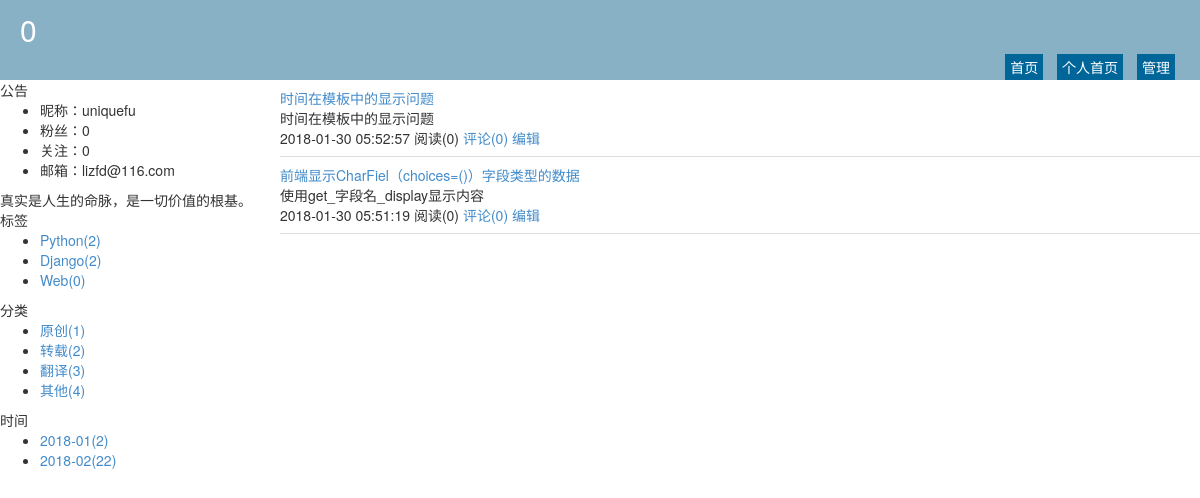
The app's page /uniquefu.html with its own data.
### lee/models.py (models this page shows)
class Blog(models.Model):
    nid = models.BigAutoField(primary_key=True)
    title = models.CharField(verbose_name='个人博客标题', max_length=64,null=True)
    site = models.CharField(verbose_name='个人博客前缀', max_length=32, unique=True,null=True)
    theme = models.CharField(verbose_name='博客主题', max_length=32,null=True)
    user = models.OneToOneField(to='UserInfo', to_field='nid')

class UserInfo(models.Model):
    nid = models.BigAutoField(primary_key=True)
    username = models.CharField(verbose_name='用户名', max_length=32, unique=True)
    password = models.CharField(verbose_name='密码', max_length=64)
    nickname = models.CharField(verbose_name='昵称', max_length=32)
    email = models.EmailField(verbose_name='邮箱', unique=True)
    create_time = models.DateTimeField(verbose_name='创建时间', auto_now_add=True)
    fans = models.ManyToManyField(verbose_name='粉丝们',
                                  to='UserInfo',
                                  through='UserFans',
                                  related_name='f',
                                  through_fields=('user', 'follower'))

class Tag(models.Model):
    nid = models.AutoField(primary_key=True)
    title = models.CharField(verbose_name='标签名称', max_length=32)
    blog = models.ForeignKey(verbose_name='所属博客', to='Blog', to_field='nid')

class Article(models.Model):
    nid = models.BigAutoField(primary_key=True)
    title = models.CharField(verbose_name='文章标题', max_length=128)
    summary = models.CharField(verbose_name='文章简介', max_length=255)
    read_count = models.IntegerField(default=0)
    comment_count = models.IntegerField(default=0)
    up_count = models.IntegerField(default=0)
    down_count = models.IntegerField(default=0)
    create_time = models.DateTimeField(verbose_name='创建时间', auto_now_add=True)
    blog = models.ForeignKey(verbose_name='所属博客', to='Blog', to_field='nid')
    category_choices = [
        (1, "原创"),
        (2, "转载"),
        (3, "翻译"),
        (4, "其他"),
    ]
    category_id = models.IntegerField(verbose_name='文章类型',choices=category_choices, default=None)
    type_choices = [
        (1, "Web开发"),
        (2, "数据库"),
        (3, "网络技术"),
        (4, "爱生活爱自己"),
        (5, "Linux世界"),
        (6, "开发语言"),
    ]
    article_type_id = models.IntegerField(choices=type_choices, default=None)
    tags = models.ManyToManyField(
        to="Tag",
        through='Article2Tag',
        through_fields=('article', 'tag'),
    )

### web/views/home.py (the view)
# urls.py: url(r'^all/(?P<article_type_id>\d+).html$', home.index, name='index'),
def home(request, site):
    blog = models.Blog.objects.filter(site=site).select_related('user').first()
    if not blog:
        return redirect('/')
    tag_list = models.Tag.objects.filter(blog=blog)
    category_list = models.Article.category_choices
    date_list = models.Article.objects.raw(
        'select nid, count(nid) as num,strftime("%Y-%m",create_time) as ctime from lee_article group by strftime("%Y-%m",create_time)')
    for item in date_list:
        print(item.nid,item.num,item.ctime)
    article_list = models.Article.objects.filter(blog=blog).order_by('-nid').all()
    return render(
        request,
        'home.html',
        {
            'blog': blog,
            'tag_list': tag_list,
            'category_list': category_list,
            'date_list': date_list,
            'article_list': article_list
        }
    )

### templates/home.html (shortened to what this page needs)
{% extends 'home_layout.html' %}
{% block content %}
    <div class="summary-list">
        {% for row in article_list %}
            <div class="summary-item">
                <div class="summary-title">
                    <a href="/{{ blog.site }}/{{ row.nid }}.html">{{ row.title }}</a>
                </div>
                <div class="summary-content">
                    {{ row.summary }}
                </div>
                <div class="summary-footer">
                    <span>{{ row.create_time|date:"Y-m-d H:i:s" }}</span>
                    <span>阅读({{ row.read_count }})</span>
                    <a>评论({{ row.comment_count }})</a>
                    <a href="/backend/edit-article-{{ row.nid }}.html">编辑</a>
                </div>
            </div>
        {% endfor %}
    </div>
{% endblock %}

### templates/home_layout.html (shortened to what this page needs)
<!DOCTYPE html>
<html>
<head lang="en">
    <link rel="stylesheet" href="/static/plugins/bootstrap/css/bootstrap.css"/>
    <link rel="stylesheet" href="/static/plugins/font-awesome/css/font-awesome.css"/>
    <link rel="stylesheet" href="/static/blog/css/edmure.css"/>
    <link rel="stylesheet" href="/static/blog/css/commons.css"/>
    <link rel="stylesheet" href="/static/blog/css/row-avatar.css"/>
    <link rel="stylesheet" href="/static/blog/css/theme/default.css"/>
</head>
<body>
<div class="pg-header">
    <div class="title">{{ blog.title }}</div>
    <div class="menu-list">
        <a class="menu-item" href="/">首页</a>
        <a class="menu-item" href="/{{ blog.site }}.html">个人首页</a>
        <a class="menu-item" href="/backend/index.html">管理</a>
    </div>
</div>
<div class="pg-body">
    <div class="body-menu">
        <div class="notice">
            <div class="notice-header">公告</div>
            <div class="notice-body">
                <ul>
                    <li>昵称：{{ blog.user.nickname }}</li>
                    <li>粉丝：{{ blog.user.fans.count }}</li>
                    <li>关注：{{ blog.user.f.count }}</li>
                    <li>邮箱：{{ blog.user.email }}</li>
                </ul>
                <div class="memo">
                    真实是人生的命脉，是一切价值的根基。
                </div>
            </div>
        </div>
        <div class="tags">
            <div class="tags-header">标签</div>
            <div class="tags-body">
                <ul>
                    {% for tag in tag_list %}
                        <li><a href="/{{ blog.site }}/tag/{{ tag.nid }}.html">{{ tag.title }}({{ tag.article_set.count }})</a></li>
                    {% endfor %}
                </ul>
            </div>
        </div>
        <div class="types">
            <div class="types-header">分类</div>
            <div class="types-body">
                <ul>
                    {% for tag in category_list %}
                        <li><a href="/{{ blog.site }}/category/{{ tag.0 }}.html">{{ tag.1 }}({{ tag.0 }})</a></li>
                    {% endfor %}
                </ul>
            </div>
        </div>
        <div class="dates">
            <div class="dates-header">时间</div>
            <div class="dates-body">
                <ul>
                    {% for tag in date_list %}
                        <li><a href="/{{ blog.site }}/date/{{ tag.ctime }}.html">{{ tag.ctime}}({{ tag.num}})</a></li>
                    {% endfor %}
                </ul>
            </div>
        </div>
    </div>
    <div class="body-content">
        {% block content %}{% endblock %}
    </div>
</div>
</body>
</html>

### static/blog/css/theme/default.css (style rules this page uses)
.pg-header { height: 80px; background-color: #89b1c6; position: relative; color: #ffffff; }
.pg-header .title { font-size: 30px; line-height: 60px; margin-left: 20px; }
.pg-header .menu-list { position: absolute; bottom: 0; right: 20px; }
.pg-header .menu-list a { color: #ffffff; display: inline-block; padding: 3px 5px; margin: 0 5px; background-color: #006699; }
.pg-body { min-width: 980px; position: relative; }
.pg-body .body-menu { position: absolute; left: 0; width: 280px; }
.pg-body .body-content { position: absolute; right: 0; left: 280px; overflow: scroll; }
.pg-body .body-content .summary-list .summary-item { border-bottom: 1px solid #dddddd;padding: 8px 0; }

### records on screen
Blog: title "0", user.nickname "uniquefu", user.fans.count "0", user.f.count "0", user.email "lizfd@116.com"
Tag: title "Python", article_set.count "2"
Tag: title "Django", article_set.count "2"
Tag: title "Web", article_set.count "0"
Article: ctime "2018-01", num "2", title "前端显示CharFiel（choices=()）字段类型的数据", summary "使用get_字段名_display显示内容", create_time "2018-01-30 05:51:19", read_count "0", comment_count "0"
Article: ctime "2018-02", num "22"
Article: title "时间在模板中的显示问题", summary "时间在模板中的显示问题", create_time "2018-01-30 05:52:57", read_count "0", comment_count "0"

### other values on screen
{{ tag.1 }} "原创" "转载" "翻译" "其他"
{{ tag.0 }} "1" "2" "3" "4"
